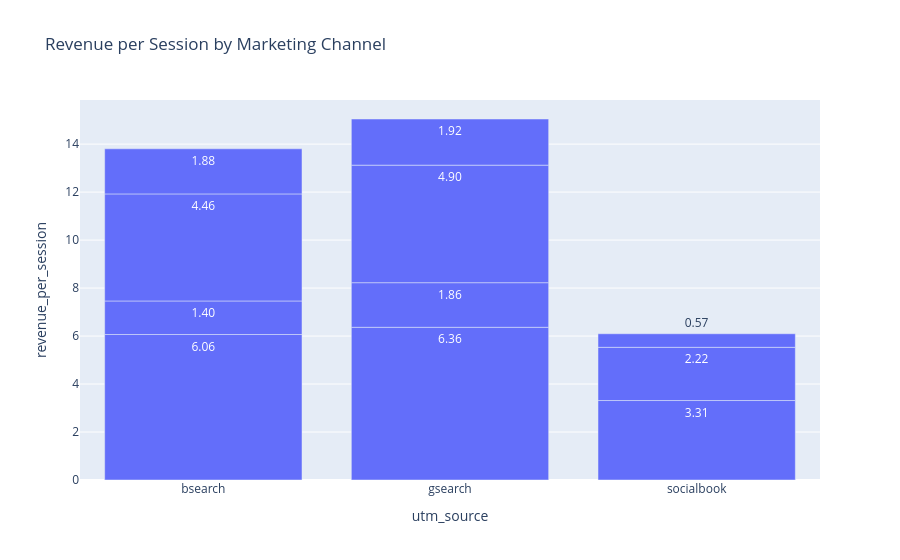

Notebook code cell kept with this figure:
### Code cell
fig = px.bar(
    channel_summary,
    x="utm_source",
    y="revenue_per_session",
    text_auto=".2f",
    title="Revenue per Session by Marketing Channel"
)

fig.show()

### Figure 1 — Plotly figure (JSON) as saved in the notebook; plotly's stock layout.template omitted (floating-point values rounded to 4 significant figures)
{"data": [{"hovertemplate": "utm_source=%{x}<br>revenue_per_session=%{y}<extra></extra>", "legendgroup": "", "marker": {"color": "#636efa", "pattern": {"shape": ""}}, "name": "", "orientation": "v", "showlegend": false, "textposition": "auto", "texttemplate": "%{y:.2f}", "type": "bar", "x": ["bsearch", "bsearch", "bsearch", "bsearch", "gsearch", "gsearch", "gsearch", "gsearch", "socialbook", "socialbook", "socialbook"], "xaxis": "x", "y": [6.065, 1.398, 4.461, 1.88, 6.365, 1.859, 4.899, 1.923, 3.312, 2.218, 0.5654], "yaxis": "y"}], "layout": {"barmode": "relative", "legend": {"tracegroupgap": 0}, "title": {"text": "Revenue per Session by Marketing Channel"}, "xaxis": {"anchor": "y", "domain": [0, 1], "title": {"text": "utm_source"}}, "yaxis": {"anchor": "x", "domain": [0, 1], "title": {"text": "revenue_per_session"}}}}
